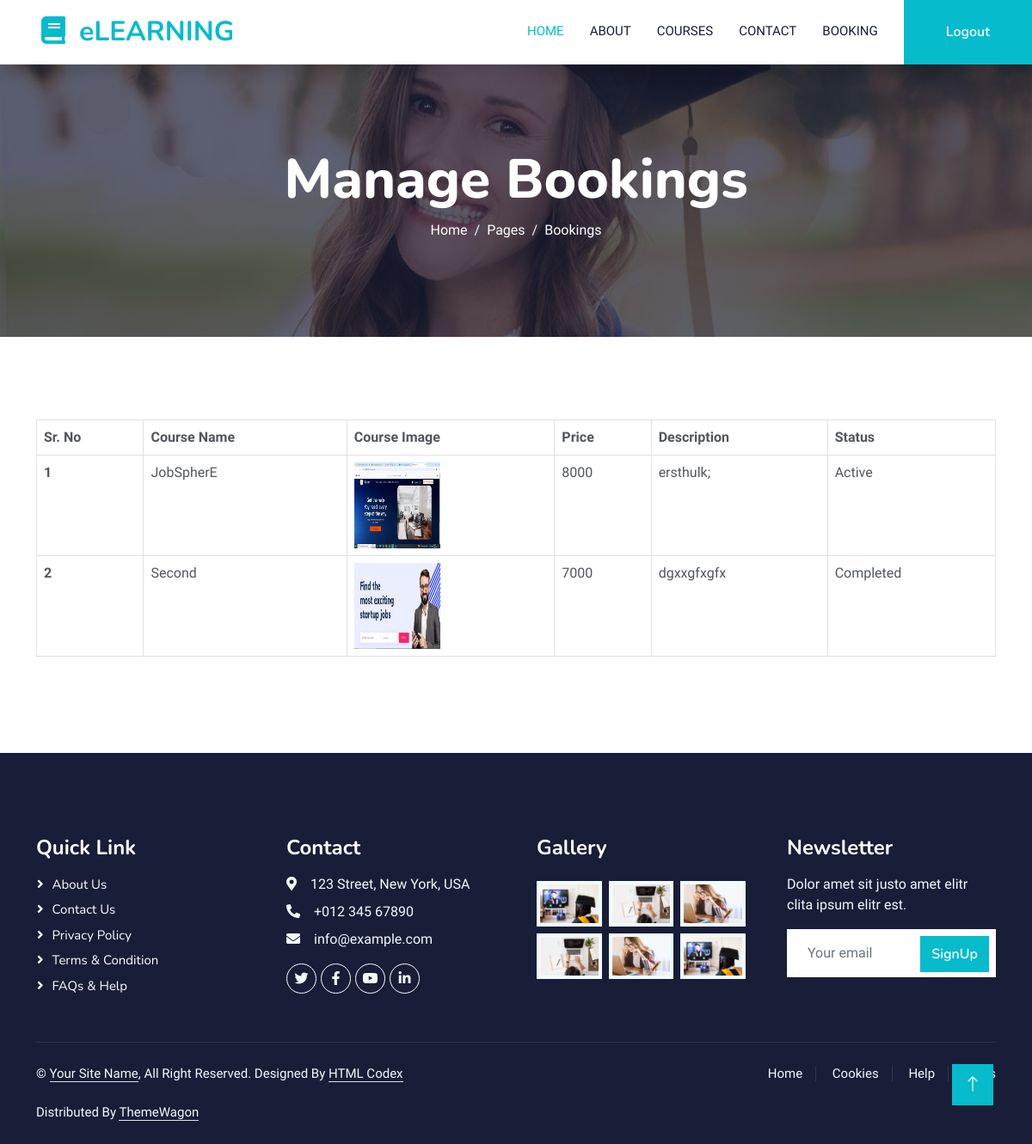
The app's page /booking.php (signed in) with its own data.
### tables this page shows
CREATE TABLE `booking` (
  `id` int(255) NOT NULL,
  `course_id` int(255) NOT NULL,
  `user_id` int(255) NOT NULL,
  `status` varchar(255) NOT NULL DEFAULT 'Pending',
  `created_at` timestamp(6) NOT NULL DEFAULT current_timestamp(6)
);

CREATE TABLE `courses` (
  `id` int(255) NOT NULL,
  `course_name` varchar(255) NOT NULL,
  `price` varchar(255) NOT NULL,
  `image` varchar(255) NOT NULL,
  `description` varchar(255) NOT NULL,
  `status` text NOT NULL DEFAULT 'Active',
  `created_at` timestamp(6) NOT NULL DEFAULT current_timestamp(6)
);

### booking.php (the view, shortened to what this page needs)
<?php include "header.php" ?>
<div class="container-fluid bg-primary py-5 mb-5 page-header">
    <div class="container py-5">
        <div class="row justify-content-center">
            <div class="col-lg-10 text-center">
                <h1 class="display-3 text-white animated slideInDown">Manage Bookings</h1>
                <nav aria-label="breadcrumb">
                    <ol class="breadcrumb justify-content-center">
                        <li class="breadcrumb-item"><a class="text-white" href="#">Home</a></li>
                        <li class="breadcrumb-item"><a class="text-white" href="#">Pages</a></li>
                        <li class="breadcrumb-item text-white active" aria-current="page">Bookings</li>
                    </ol>
                </nav>
            </div>
        </div>
    </div>
</div>
<div class="container-xxl py-5">
    <div class="container">
        <div class="row g-4">
            <div class="col-lg-12 mx-auto col-md-12 wow fadeInUp" data-wow-delay="0.5s">
                <table class="table table-bordered">
                    <thead>
                        <tr>
                            <th scope="col">Sr. No</th>
                            <th scope="col">Course Name</th>
                            <th scope="col">Course Image</th>
                            <th scope="col">Price</th>
                            <th scope="col">Description</th>
                            <th scope="col">Status</th>
                        </tr>
                    </thead>
                    <tbody>
                        <?php
                        $user_id = $_SESSION['id'];
                        $query = "
                            SELECT
                                booking.id AS booking_id,
                                courses.course_name,
                                courses.image,
                                courses.price,
                                courses.description,
                                booking.status
                            FROM
                                booking
                            JOIN
                                courses ON booking.course_id = courses.id
                            WHERE
                                booking.user_id = '$user_id'
                        ";
                        $result = mysqli_query($con, $query);
                        $s = 1;
                        while ($row = mysqli_fetch_array($result)) {
                        ?>
                            <tr>
                                <th scope="row"><?php echo $s; ?></th>
                                <td><?php echo $row['course_name']; ?></td>
                                <td><img src="upload/<?php echo $row['image'] ?>" style="height:100px;width:100px;" alt=""></td>
                                <td><?php echo $row['price']; ?></td>
                                <td><?php echo $row['description']; ?></td>
                                <td><?php echo $row['status']; ?></td>
                            </tr>
                        <?php $s++; } ?>
                    </tbody>
                </table>
            </div>
        </div>
    </div>
</div>
<?php include "footer.php" ?>

### css/style.css (style rules this page uses)
:root { --primary: #06BBCC; --light: #F0FBFC; --dark: #181d38; }
.page-header { background: linear-gradient(rgba(24, 29, 56, .7), rgba(24, 29, 56, .7)), url(../img/carousel-1.jpg); background-position: center center; background-repeat: no-repeat; background-size: cover; }
.breadcrumb-item + .breadcrumb-item::before { color: var(--light); }

### records on screen
booking: course.course_name "JobSpherE", course.image (picture), course.price "8000", course.description "ersthulk;", status "Active"
booking: course.course_name "Second", course.image (picture), course.price "7000", course.description "dgxxgfxgfx", status "Completed"
